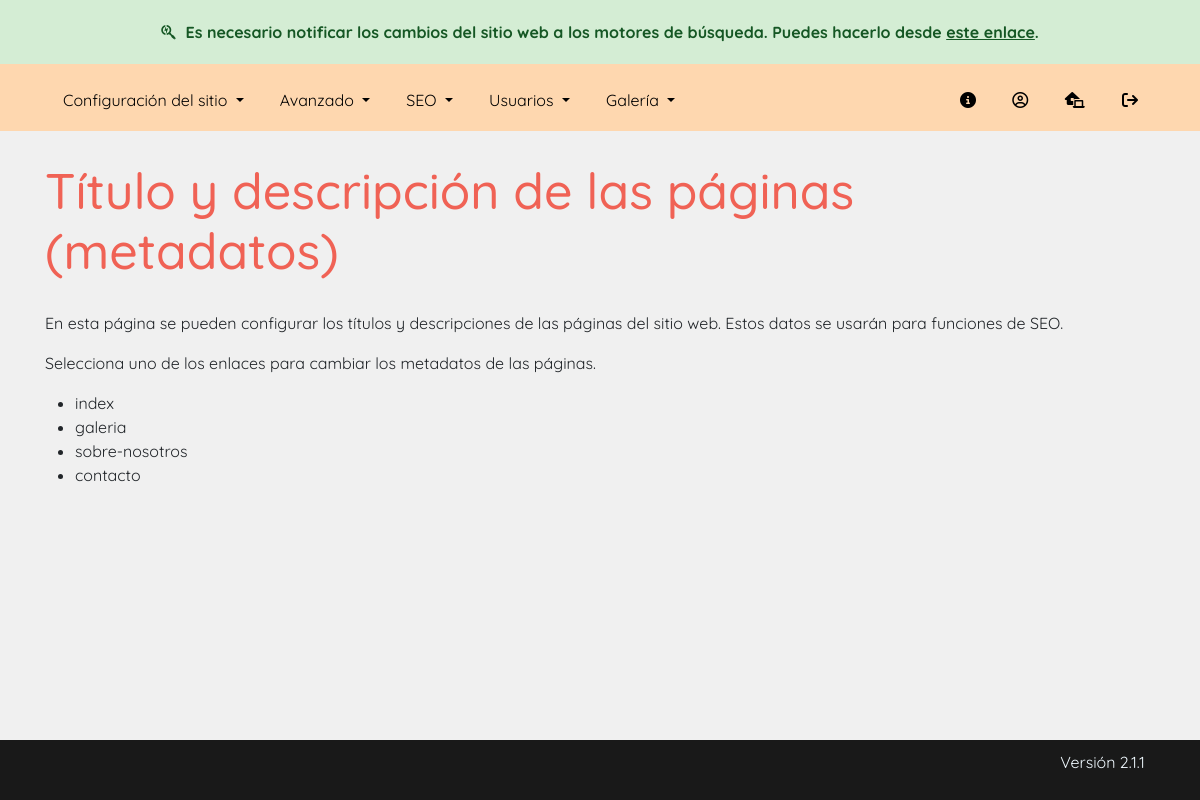
/dashboard?page=metadata-settings (signed in), run on the app's committed database.
### tables this page shows
CREATE TABLE `pages` (
  `id` int(4) NOT NULL,
  `page` varchar(255) NOT NULL,
  `cat_id` int(4) DEFAULT NULL,
  `createdBy` int(4) NOT NULL,
  `modifiedBy` int(4) DEFAULT NULL
);

CREATE TABLE `company_info` (
  `key_info` varchar(255) NOT NULL,
  `value_info` longtext NOT NULL,
  `modifiedBy` int(4) NOT NULL
);

### public_html/scripts/get_uri.php (called while the page is built, shortened)
<?php
    function GetBaseUri() {
        return (isset($_SERVER['HTTPS']) && $_SERVER['HTTPS'] === 'on' ? "https" : "http") . "://$_SERVER[HTTP_HOST]";
    }
?>

### connection.php (called while the page is built)
<?php
    $DSN = 'mysql:dbname=vigal;host=127.0.0.1;charset=utf8mb4';
    $DB_user = 'root';
    $DB_pass = '';
?>

### public_html/scripts/get_site_settings.php (called while the page is built, shortened)
<?php
    require_once $_SERVER["DOCUMENT_ROOT"]."/dashboard/scripts/check_url_direct_access.php";
    require_once $_SERVER["DOCUMENT_ROOT"].'/dashboard/scripts/database_connection.php';
    function getSiteSettings() {
        $conn = new DatabaseConnection();
        $res = $conn->query("select * from company_info");
        $res[8]["value_info"] = json_decode($res[8]["value_info"], true);
        $res[4]["value_info"] = json_decode($res[4]["value_info"], true);
        return $res;
    }
?>

### public_html/dashboard/scripts/database_connection.php (called while the page is built, shortened)
<?php
    class DatabaseConnection {
        function __construct() {
            require dirname($_SERVER["DOCUMENT_ROOT"], 1).'/connection.php';
            try {
                $this->conn = new PDO($DSN, $DB_user, $DB_pass);
            } catch (PDOException $e) {
                include $_SERVER["DOCUMENT_ROOT"]."/errorpages/500.php";
                exit();
            }
        }
        public function query($sql) {
            $res = array();
            $aux = $this->conn->query($sql);
            if (gettype($aux) == "object") {
                while ($rows = $aux->fetch(PDO::FETCH_ASSOC)) {
                    array_push($res, $rows);
                }
                return $res;
            } else {
                $this->num_rows = 0;
                return $aux;
            }
        }
    }
?>

### public_html/dashboard/scripts/check_permissions.php (called while the page is built, shortened)
<?php
    require_once $_SERVER["DOCUMENT_ROOT"]."/dashboard/scripts/check_url_direct_access.php";
    require_once $_SERVER["DOCUMENT_ROOT"].'/dashboard/scripts/database_connection.php';
    function HasPermission($permName) {
        $conn = new DatabaseConnection();
        $permissions = array
            (
              "manage_advancedSettings" =>  "10000000",
              "manage_gallery" =>  "01000000",
              "manage_companySettings" =>  "00100000",
              "manage_services" =>  "00010000",
              "manage_users" =>  "00001000",
              "manage_siteSettings" =>  "00000100",
              "manage_seoSettings" => "00000010",
              "standard_user" =>  "00000001"
            );
        $userPerm = 1;
        if ($permName != "no_user") {
            $sql = "select permissions from user_roles inner join users on users.account_type = user_roles.id where users.id = '".$_SESSION["userid"]."'";
            $res = $conn->query($sql);
            $userPerm = $res[0]["permissions"];
            return (($userPerm & bindec($permissions[$permName])) == bindec($permissions[$permName])) ? true : false;
        }
        return $userPerm;
    }
?>

### public_html/dashboard/admin/site-settings/pages/pages_metadata.php (the view, shortened to what this page needs)
<?php
    require_once $_SERVER["DOCUMENT_ROOT"]."/dashboard/scripts/check_url_direct_access.php";
    $pages = $conn->query("select * from pages");
?>
<div class="container settings-container">
    <h1 class="title">Título y descripción de las páginas (metadatos) </h1>
    <p>En esta página se pueden configurar los títulos y descripciones de las páginas del sitio web. Estos datos se usarán para funciones de SEO.</p>
    <p>Selecciona uno de los enlaces para cambiar los metadatos de las páginas.</p>
  <div class="input-group mb-6" style="width: 300px; margin-bottom: 20px;">
    <ul style="list-style-type:disc; margin-left: 30px;">
      <?php foreach ($pages as $page): ?>
        <li>
          <a class="metadata-edit" id="pageid-<?=$page["id"]?>" href="#"><?=$page["page"]?></a>
        </li>
      <?php endforeach; ?>
    </ul>
  </div>
</div>

### public_html/dashboard/index.php (shortened to what this page needs)
<?php
    require_once $_SERVER["DOCUMENT_ROOT"]."/dashboard/scripts/check_permissions.php";
    require_once $_SERVER["DOCUMENT_ROOT"]."/dashboard/scripts/database_connection.php";
    require_once $_SERVER["DOCUMENT_ROOT"]."/scripts/get_uri.php";
    require_once $_SERVER["DOCUMENT_ROOT"]."/scripts/get_site_settings.php";
    $site_settings = getSiteSettings();
    $page = "";
    switch($_GET['page']) {
        case 'metadata-settings':
            $page = '/dashboard/admin/site-settings/pages/pages_metadata.php';
            break;
    }
?>
<!DOCTYPE html>
<html>
<head>
    <link rel="stylesheet" type="text/css" href="<?=GetBaseUri()?>/includes/bootstrap/css/bootstrap.min.css">
    <link rel="stylesheet" type="text/css" href="<?=GetBaseUri()?>/includes/css/fontawesome.all.min.css">
    <link rel="stylesheet" type="text/css" href="<?=GetBaseUri()?>/includes/css/gallery.css">
    <link rel="stylesheet" type="text/css" href="<?=GetBaseUri()?>/includes/css/styles.css">
    <link rel="stylesheet" type="text/css" href="<?=GetBaseUri()?>/includes/css/Navigation-Clean.css">
    <link rel="stylesheet" type="text/css" href="<?=GetBaseUri()?>/dashboard/includes/dataTables.bootstrap4.min.css">
    <link rel="stylesheet" type="text/css" href="<?=GetBaseUri()?>/includes/summernote/summernote-bs4.min.css" />
</head>
<body>
    <?php
    if (strcmp($site_settings[13]["value_info"], "true") == 0 && HasPermission("manage_seoSettings")) {
        include $_SERVER["DOCUMENT_ROOT"]."/snippets/seo_message.php";
    }
    ?>
    <nav class="nav-solid navbar navbar-expand-lg navigation-clean">
        <div class="container">
            <div class="collapse navbar-collapse" id="navcol-1">
                <ul class="navbar-nav mr-auto mt-2 mt-lg-0">
                    <?php if (HasPermission("manage_siteSettings")): ?>
                    <li class="nav-item dropdown">
                        <a data-toggle="dropdown" class="dropdown-toggle nav-link" href="#">
                            Configuración del sitio
                        </a>
                    </li>
                    <?php if (HasPermission("manage_advancedSettings")): ?>
                    <li class="nav-item dropdown">
                        <a data-toggle="dropdown" class="dropdown-toggle nav-link" href="#">
                            Avanzado
                        </a>
                    </li>
                    <?php endif; ?>
                    <?php endif; ?>
                    <?php if (HasPermission("manage_seoSettings")): ?>
                    <li class="nav-item dropdown">
                        <a data-toggle="dropdown" class="dropdown-toggle nav-link" href="#">
                            SEO
                        </a>
                    </li>
                    <?php if (HasPermission("manage_users")): ?>
                    <li class="nav-item dropdown">
                        <a data-toggle="dropdown" class="dropdown-toggle nav-link" href="#">
                            Usuarios
                        </a>
                    </li>
                    <?php endif; ?>
                    <?php endif; ?>
                    <li class='nav-item dropdown'>
                        <a data-toggle='dropdown' class='dropdown-toggle nav-link' href='#'>
                            Galería
                        </a>
                    </li>
                </ul>
                <div style="display: block;">
                    <a class="nav-link" href="<?=GetBaseUri()?>/dashboard?page=about-cms"><i class="fa-solid fa-circle-info"></i></a>
                    <a class="nav-link" href="<?=GetBaseUri()?>/dashboard?page=user-profile"><i class="fa-regular fa-circle-user"></i></a>
                    <a class="nav-link" href="<?=GetBaseUri()?>"><i class="fa-solid fa-house-laptop"></i></a>
                    <a class="nav-link" href="<?=GetBaseUri()?>/scripts/logout.php"><i class="fa-solid fa-arrow-right-from-bracket"></i></a>
        </div>
    </nav>
    <div id="content">
    <?php include $_SERVER["DOCUMENT_ROOT"].$page?>
    </div>
    <footer>
        <div class="container">
            <div style="color: rgb(240,249,255); padding: 10px; text-align: right">
                <p>Versión <?=$site_settings[15]["value_info"]?></p>
            </div>
        </div>
    </footer>
</body>
</html>

### public_html/includes/css/styles.css (style rules this page uses)
:root { --navbar-main-color: #fed7af; --navbar-link-hover-color: #ee4c3d; --footer-main-color: #191919; --body-background-color: #f0f0f0; --navbar-text-color: black; --title-color: #f06255; --button-main-color: #ffcc99; --button-hover-bg-color: #fcd7b2; --button-hover-text-color: #252525; --button-text-color: black; --navigation-button-text-color: black; --button-2-main-color: #ff9999; --button-2-hover-bg-color: #ffcccc; --button-3-main-color: #6fdc87; --button-3-hover-bg-color: #98e6a9; --div-bg-color-1: #e6e6e6; --div-bg-color-2: #f2f2f2; --custom-checkbox-bg-selected: #ffcc99; --pagination-main-color: #ffcc99; }
.navbar { color: var(--navbar-text-color) !important; }
body { background-color: var(--body-background-color); min-height: 100vh !important; margin: 0; font-family: 'Quicksand'; display: flex; flex-direction: column; }
body a { color: var(--navbar-link-color) !important; }
.nav-link { display: inline-block !important; position: relative !important; color: var(--navbar-text-color); padding-bottom: 3px !important; }
.nav-solid { background-color: var(--navbar-main-color) !important; transition: background-color 200ms linear !important; }
footer { margin-top: auto; background-color: var(--footer-main-color) !important; }
ul { list-style-type: none; padding-left: 0; }
@media (min-width: 991px) { h1.title { color: var(--title-color); font-size: 50px !important; text-align: left !important; margin-bottom: 30px !important; } }
.settings-container { margin-top: 30px; margin-bottom: 70px; }
footer { margin-bottom: 0; }

### public_html/includes/css/Navigation-Clean.css (style rules this page uses)
.navigation-clean { background: #fff; padding-top: .75rem; padding-bottom: .75rem; border-radius: 0; box-shadow: none; border: none; margin-bottom: 0; }
@media (min-width:768px) { .navigation-clean { padding-top: 1rem; padding-bottom: 1rem; } }
.navigation-clean .navbar-collapse, .navigation-clean .form-inline { border-top-color: #ddd; }
.navigation-clean.navbar .navbar-nav .nav-link { padding-left: 18px; padding-right: 18px; }

### data on the page
pages: page "index"
pages: page "galeria"
pages: page "sobre-nosotros"
pages: page "contacto"
company_info: value_info "2.1.1"
